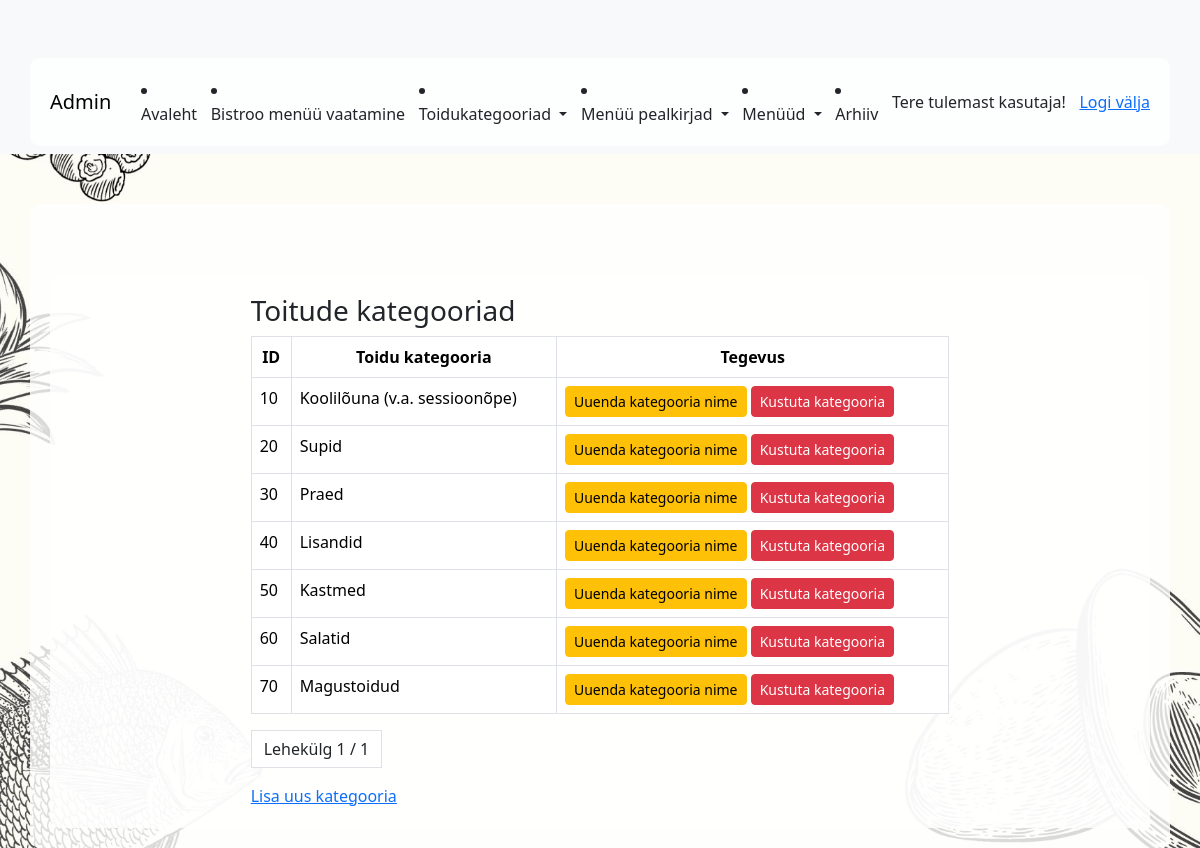
The page /app_admin/category_list/ (signed in) on the database as committed earlier.
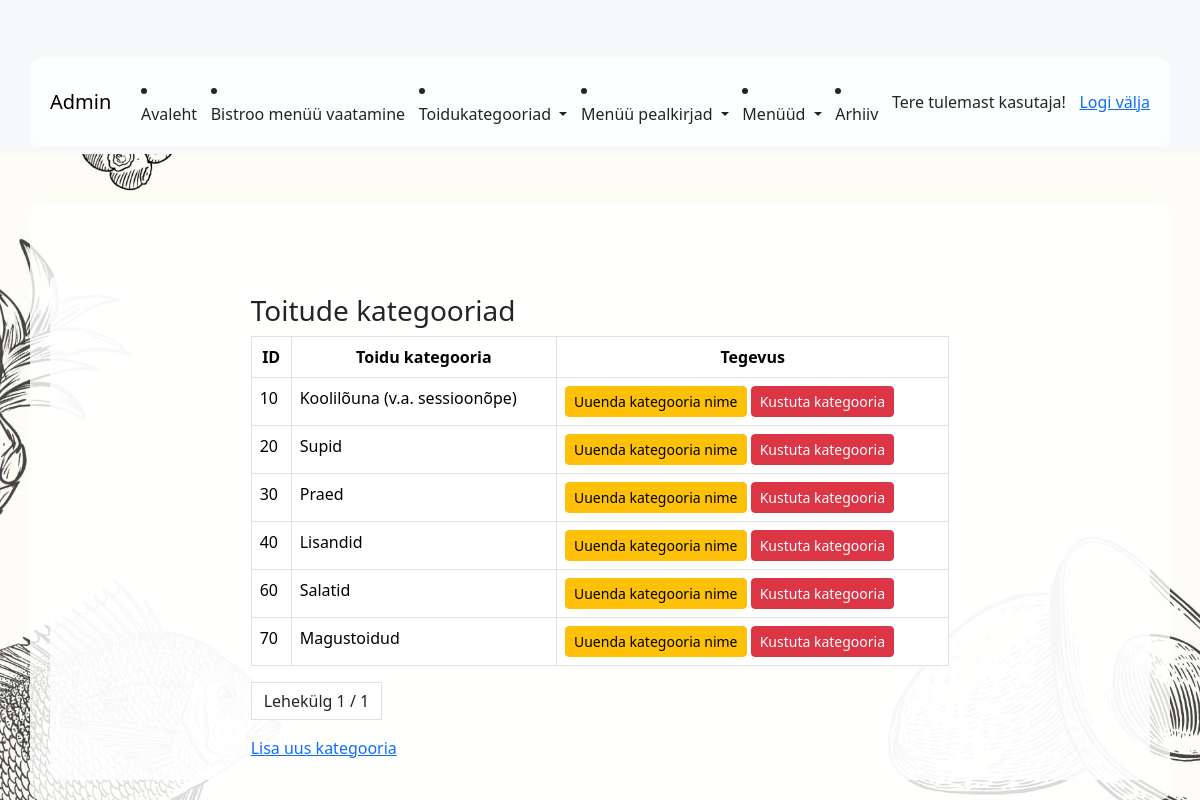
The same page on the database as committed later.
### app_admin/models.py (models this page shows, shortened)
class Category(models.Model):
    number = models.PositiveIntegerField(verbose_name="Number")
    name = models.CharField(max_length=255, unique=True, verbose_name="Kategooria nimetus")

### app_admin/views.py (the view)
# urls.py: path('category_list/', views.CategoryListView.as_view(), name= 'category_list'),
class CategoryListView(ListView):
    template_name = 'app_admin/category_list.html'
    model = Category
    queryset = Category.objects.order_by('number')
    context_object_name = 'categories'
    paginate_by = 10

### app_admin/templates/app_admin/category_list.html (shortened to what this page needs)
{% extends 'base_admin.html' %}
{% block content %}
	<div class="container">
    <div class="row">
        <div class=" col-8 mx-auto">
            <h3>Toitude kategooriad</h3>
            <table class="table table-bordered table-hover">
                <thead>
                <tr class="text-center">
                     <th>ID</th>
                    <th>Toidu kategooria</th>
                    <th>Tegevus</th>
                </tr>
                </thead>
                <tbody>
                {% for category in categories %}
                	<tr>
                        {% if user.is_authenticated %}
                    <td>{{ category.number }} </td>
                    <td>{{ category.name }}</td>
                    <td class="text/center">
                        <a href="{% url 'app_admin:category_update' pk=category.id %}" class="btn btn-warning btn-sm">Uuenda kategooria nime</a>
                        <a href="{% url 'app_admin:category_delete' pk=category.id %}" class="btn btn-danger btn-sm">Kustuta kategooria</a>
                        {% endif %}
                    </td>
                    </tr>
                {% endfor %}
                </tbody>
            </table>
        <ul class="pagination">
        <li class="page-link text-dark">
            Lehekülg {{ page_obj.number }} / {{ page_obj.paginator.num_pages }}
        </li>
  </ul>
            <a href="{% url 'app_admin:category_create' %}">Lisa uus kategooria</a>
        </div>
    </div>
    </div>
{% endblock %}

Rows that differ between the two databases and show on the page:
removed Category: number "50", name "Kastmed"
